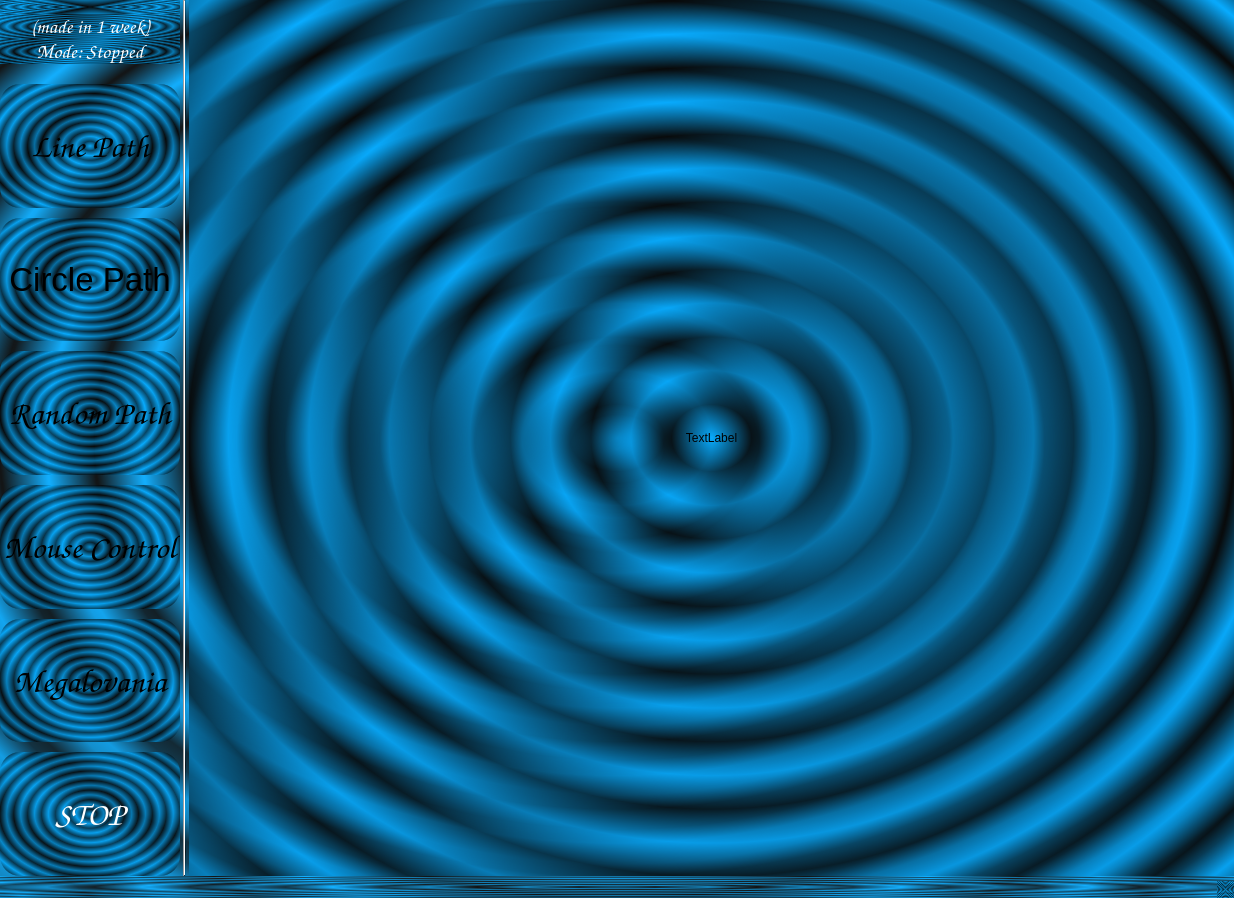
<?xml version="1.0" encoding="UTF-8"?>
<ui version="4.0">
 <class>AcousticLevitationWindow</class>
 <widget class="QMainWindow" name="AcousticLevitationWindow">
  <property name="geometry">
   <rect>
    <x>0</x>
    <y>0</y>
    <width>1234</width>
    <height>898</height>
   </rect>
  </property>
  <property name="windowTitle">
   <string>MainWindow</string>
  </property>
  <property name="autoFillBackground">
   <bool>false</bool>
  </property>
  <property name="styleSheet">
   <string notr="true">background-color: qradialgradient(spread:repeat, cx:0.5, cy:0.5, radius:0.077, fx:0.5, fy:0.5, stop:0 rgba(0, 169, 255, 147), stop:0.497326 rgba(0, 0, 0, 147), stop:1 rgba(0, 169, 255, 147))</string>
  </property>
  <widget class="QWidget" name="centralwidget">
   <layout class="QHBoxLayout" name="horizontalLayout" stretch="2,1,20">
    <property name="spacing">
     <number>3</number>
    </property>
    <property name="leftMargin">
     <number>0</number>
    </property>
    <property name="topMargin">
     <number>0</number>
    </property>
    <property name="rightMargin">
     <number>0</number>
    </property>
    <property name="bottomMargin">
     <number>0</number>
    </property>
    <item>
     <layout class="QVBoxLayout" name="verticalLayout">
      <property name="spacing">
       <number>0</number>
      </property>
      <item>
       <widget class="QLabel" name="master_gui_title">
        <property name="sizePolicy">
         <sizepolicy hsizetype="Preferred" vsizetype="Preferred">
          <horstretch>0</horstretch>
          <verstretch>0</verstretch>
         </sizepolicy>
        </property>
        <property name="maximumSize">
         <size>
          <width>400</width>
          <height>127</height>
         </size>
        </property>
        <property name="styleSheet">
         <string notr="true"/>
        </property>
        <property name="text">
         <string/>
        </property>
        <property name="pixmap">
         <pixmap>acoustic-levitation.png</pixmap>
        </property>
        <property name="scaledContents">
         <bool>true</bool>
        </property>
        <property name="alignment">
         <set>Qt::AlignCenter</set>
        </property>
       </widget>
      </item>
      <item>
       <widget class="QLabel" name="madein1week">
        <property name="font">
         <font>
          <family>Comic Sans MS</family>
          <pointsize>15</pointsize>
          <weight>75</weight>
          <bold>true</bold>
         </font>
        </property>
        <property name="styleSheet">
         <string notr="true">color: white;</string>
        </property>
        <property name="text">
         <string>(made in 1 week)</string>
        </property>
        <property name="alignment">
         <set>Qt::AlignCenter</set>
        </property>
       </widget>
      </item>
      <item>
       <widget class="QLabel" name="mode_label">
        <property name="font">
         <font>
          <family>Comic Sans MS</family>
          <pointsize>15</pointsize>
         </font>
        </property>
        <property name="layoutDirection">
         <enum>Qt::LeftToRight</enum>
        </property>
        <property name="styleSheet">
         <string notr="true">
color: white;</string>
        </property>
        <property name="text">
         <string>Mode: Stopped</string>
        </property>
        <property name="alignment">
         <set>Qt::AlignCenter</set>
        </property>
        <property name="margin">
         <number>0</number>
        </property>
       </widget>
      </item>
      <item>
       <spacer name="horizontalSpacer">
        <property name="orientation">
         <enum>Qt::Horizontal</enum>
        </property>
        <property name="sizeHint" stdset="0">
         <size>
          <width>40</width>
          <height>20</height>
         </size>
        </property>
       </spacer>
      </item>
      <item>
       <widget class="QPushButton" name="line_button">
        <property name="sizePolicy">
         <sizepolicy hsizetype="Minimum" vsizetype="Expanding">
          <horstretch>0</horstretch>
          <verstretch>0</verstretch>
         </sizepolicy>
        </property>
        <property name="font">
         <font>
          <family>Comic Sans MS</family>
          <pointsize>25</pointsize>
         </font>
        </property>
        <property name="styleSheet">
         <string notr="true">QPushButton {
	background-color: qlineargradient(spread:pad, x1:0, y1:0, x2:0, y2:1, stop:0 rgb(239, 71, 111), 	stop:1 rgb(239, 130, 171));
	border-radius: 20px;
	border-image: none;
	border: none;
	color: black;
	padding: 5px 20px;
}

QPushButton:hover {
    border: 2px solid #C9D6EA;
}</string>
        </property>
        <property name="text">
         <string>Line Path</string>
        </property>
       </widget>
      </item>
      <item>
       <spacer name="verticalSpacer">
        <property name="orientation">
         <enum>Qt::Vertical</enum>
        </property>
        <property name="sizeType">
         <enum>QSizePolicy::Minimum</enum>
        </property>
        <property name="sizeHint" stdset="0">
         <size>
          <width>20</width>
          <height>10</height>
         </size>
        </property>
       </spacer>
      </item>
      <item>
       <widget class="QPushButton" name="circle_button">
        <property name="sizePolicy">
         <sizepolicy hsizetype="Minimum" vsizetype="MinimumExpanding">
          <horstretch>0</horstretch>
          <verstretch>0</verstretch>
         </sizepolicy>
        </property>
        <property name="font">
         <font>
          <pointsize>25</pointsize>
         </font>
        </property>
        <property name="styleSheet">
         <string notr="true">QPushButton {
	background-color: qlineargradient(spread:pad, x1:0, y1:0, x2:0, y2:1, stop:0 rgb(255, 132, 30), 	stop:1 rgb(255, 182, 22));
	border-radius: 20px;
	border-image: none;
	border: none;
	color: black;
}

QPushButton:hover {
    border: 2px solid #C9D6EA;
}</string>
        </property>
        <property name="text">
         <string>Circle Path</string>
        </property>
       </widget>
      </item>
      <item>
       <spacer name="verticalSpacer_2">
        <property name="orientation">
         <enum>Qt::Vertical</enum>
        </property>
        <property name="sizeType">
         <enum>QSizePolicy::Minimum</enum>
        </property>
        <property name="sizeHint" stdset="0">
         <size>
          <width>20</width>
          <height>10</height>
         </size>
        </property>
       </spacer>
      </item>
      <item>
       <widget class="QPushButton" name="random_button">
        <property name="sizePolicy">
         <sizepolicy hsizetype="Minimum" vsizetype="Expanding">
          <horstretch>0</horstretch>
          <verstretch>0</verstretch>
         </sizepolicy>
        </property>
        <property name="font">
         <font>
          <family>Comic Sans MS</family>
          <pointsize>25</pointsize>
         </font>
        </property>
        <property name="styleSheet">
         <string notr="true">QPushButton {
	background-color: qlineargradient(spread:pad, x1:0, y1:0, x2:0, y2:1, stop:0 rgb(255, 209, 102), 	stop:1 rgb(255, 255, 152));
	border-radius: 20px;
	border-image: none;
	border: none;
	color: black;
}

QPushButton:hover {
    border: 2px solid #C9D6EA;
}</string>
        </property>
        <property name="text">
         <string>Random Path</string>
        </property>
       </widget>
      </item>
      <item>
       <spacer name="verticalSpacer_3">
        <property name="orientation">
         <enum>Qt::Vertical</enum>
        </property>
        <property name="sizeType">
         <enum>QSizePolicy::Minimum</enum>
        </property>
        <property name="sizeHint" stdset="0">
         <size>
          <width>20</width>
          <height>10</height>
         </size>
        </property>
       </spacer>
      </item>
      <item>
       <widget class="QPushButton" name="mouse_button">
        <property name="enabled">
         <bool>true</bool>
        </property>
        <property name="sizePolicy">
         <sizepolicy hsizetype="Minimum" vsizetype="Expanding">
          <horstretch>0</horstretch>
          <verstretch>0</verstretch>
         </sizepolicy>
        </property>
        <property name="font">
         <font>
          <family>Comic Sans MS</family>
          <pointsize>25</pointsize>
         </font>
        </property>
        <property name="styleSheet">
         <string notr="true">QPushButton {
	background-color: qlineargradient(spread:pad, x1:0, y1:0, x2:0, y2:1, stop:0 rgb(63, 188, 151), 	stop:1 rgb(63, 238, 201));
	border-radius: 20px;
	border-image: none;
	border: none;
	color: black;
}

QPushButton:hover {
    border: 2px solid #C9D6EA;
}</string>
        </property>
        <property name="text">
         <string>Mouse Control</string>
        </property>
       </widget>
      </item>
      <item>
       <spacer name="verticalSpacer_5">
        <property name="orientation">
         <enum>Qt::Vertical</enum>
        </property>
        <property name="sizeType">
         <enum>QSizePolicy::Fixed</enum>
        </property>
        <property name="sizeHint" stdset="0">
         <size>
          <width>20</width>
          <height>10</height>
         </size>
        </property>
       </spacer>
      </item>
      <item>
       <widget class="QPushButton" name="megalovania_button">
        <property name="sizePolicy">
         <sizepolicy hsizetype="Minimum" vsizetype="Expanding">
          <horstretch>0</horstretch>
          <verstretch>0</verstretch>
         </sizepolicy>
        </property>
        <property name="font">
         <font>
          <family>Comic Sans MS</family>
          <pointsize>25</pointsize>
         </font>
        </property>
        <property name="styleSheet">
         <string notr="true">QPushButton {
	background-color: qlineargradient(spread:pad, x1:0, y1:0, x2:0, y2:1, stop:0 rgb(29, 139, 178), 	stop:1 rgb(29, 189, 228));
	border-radius: 20px;
	border-image: none;
	border: none;
	color: black;
}

QPushButton:hover {
    border: 2px solid #C9D6EA;
}</string>
        </property>
        <property name="text">
         <string>Megalovania</string>
        </property>
       </widget>
      </item>
      <item>
       <spacer name="verticalSpacer_4">
        <property name="orientation">
         <enum>Qt::Vertical</enum>
        </property>
        <property name="sizeType">
         <enum>QSizePolicy::Minimum</enum>
        </property>
        <property name="sizeHint" stdset="0">
         <size>
          <width>20</width>
          <height>10</height>
         </size>
        </property>
       </spacer>
      </item>
      <item>
       <widget class="QPushButton" name="stop_button">
        <property name="sizePolicy">
         <sizepolicy hsizetype="Minimum" vsizetype="Expanding">
          <horstretch>0</horstretch>
          <verstretch>0</verstretch>
         </sizepolicy>
        </property>
        <property name="font">
         <font>
          <family>Comic Sans MS</family>
          <pointsize>25</pointsize>
         </font>
        </property>
        <property name="styleSheet">
         <string notr="true">QPushButton {
	background-color: qlineargradient(spread:pad, x1:0, y1:0, x2:0, y2:1, stop:0 rgb(149, 81, 166), 	stop:1 rgb(149, 131, 216));
	border-radius: 20px;
	border-image: none;
	border: none;
	color: white;
}

QPushButton:hover {
    border: 2px solid #C9D6EA;
}</string>
        </property>
        <property name="text">
         <string>STOP</string>
        </property>
       </widget>
      </item>
      <item>
       <layout class="QVBoxLayout" name="verticalLayout_2"/>
      </item>
     </layout>
    </item>
    <item>
     <widget class="Line" name="line">
      <property name="orientation">
       <enum>Qt::Vertical</enum>
      </property>
     </widget>
    </item>
    <item>
     <widget class="QLabel" name="big_label">
      <property name="sizePolicy">
       <sizepolicy hsizetype="Maximum" vsizetype="Maximum">
        <horstretch>0</horstretch>
        <verstretch>0</verstretch>
       </sizepolicy>
      </property>
      <property name="maximumSize">
       <size>
        <width>1300</width>
        <height>1300</height>
       </size>
      </property>
      <property name="text">
       <string>TextLabel</string>
      </property>
      <property name="alignment">
       <set>Qt::AlignCenter</set>
      </property>
     </widget>
    </item>
   </layout>
  </widget>
  <widget class="QMenuBar" name="menubar">
   <property name="geometry">
    <rect>
     <x>0</x>
     <y>0</y>
     <width>1234</width>
     <height>22</height>
    </rect>
   </property>
  </widget>
  <widget class="QStatusBar" name="statusbar"/>
 </widget>
 <resources/>
 <connections/>
</ui>
